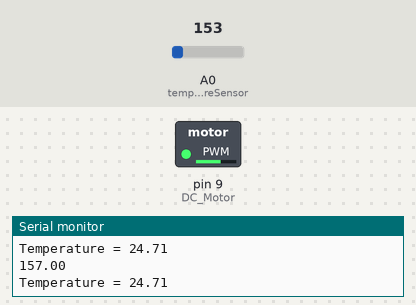
This sketch was run on a simulated Arduino Uno, built with avr-gcc and run on an emulated ATmega328P. On the bench: switched loads named in the sketch (green lamp = pin HIGH), the last lines printed to the serial monitor. Inputs (shaded band) come from the test bench; at power-on: A0 (temperatureSensor) = 153.

Above: at 2.8 s.
2.9 s: A0 (temperatureSensor) set to 191
At 7.2 s:
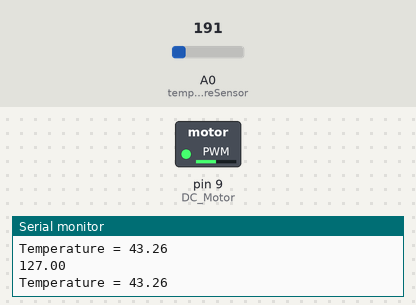
7.5 s: A0 (temperatureSensor) set to 175
At 10.4 s:
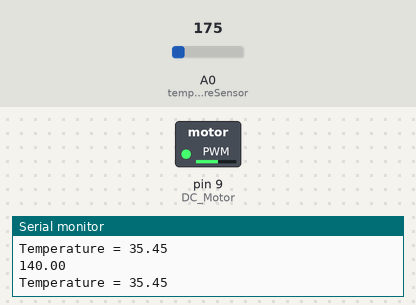
Timing chart, 0 to 11.9 s (numbered marks = the images above; inputs shaded):
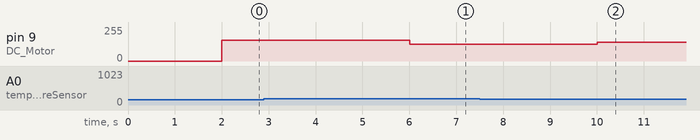

The sketch:

temperature_control_with_variation_based_on_temperature.ino
```cpp
#define temperatureSensor A0
#define DC_Motor 9
int minTemp = -41;
int maxTemp = 125;
int minSpeed= 0;
int maxSpeed= 5500;
float duty;

void setup() {

  pinMode(DC_Motor, OUTPUT);
  Serial.begin(9600);
}

void loop()
{

  int value = analogRead(temperatureSensor);
  float volt = value * (5.0/ 1024.0);
  float temp = (volt - 0.5) * 100;
  Serial.print("Temperature = ");
  Serial.println(temp);
  delay(2000);
  duty = map(temp, minTemp, maxTemp, minSpeed, maxSpeed);
  duty = map ( temp,-40,125,255 ,0);

  // this set of code is for when u want the motor to inc speed
  // if the temp remains constant
 /* int temp_old =0;
  int temp_n = temp;
  duty = duty+2*(temp_n-temp_old);
  temp_old= temp;*/
  Serial.println(duty);
  analogWrite(DC_Motor , duty);

}
```

Measured:
- after the input at 2.9 s, pin 9 (DC_Motor): 157/255 → 127/255 after 3.1 s
- after the input at 7.5 s, pin 9 (DC_Motor): 127/255 → 140/255 after 2.5 s
